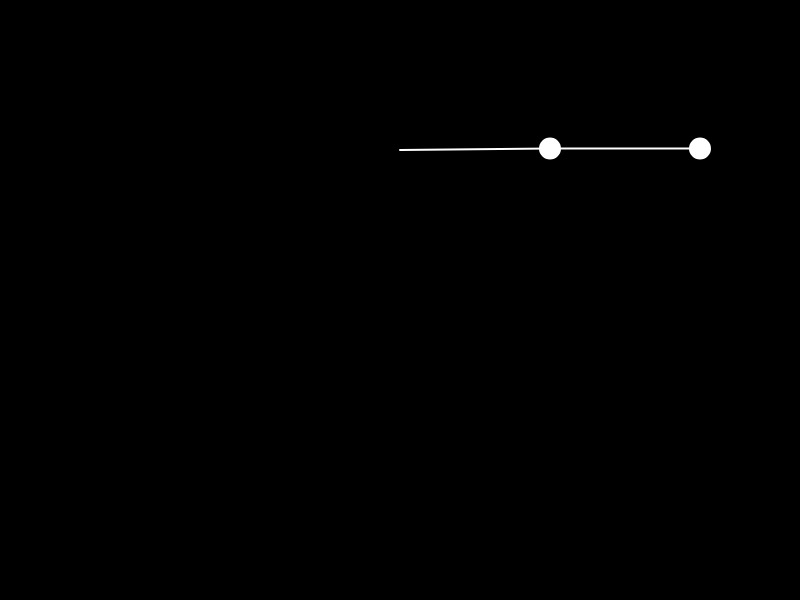
Frame 1 (no input)
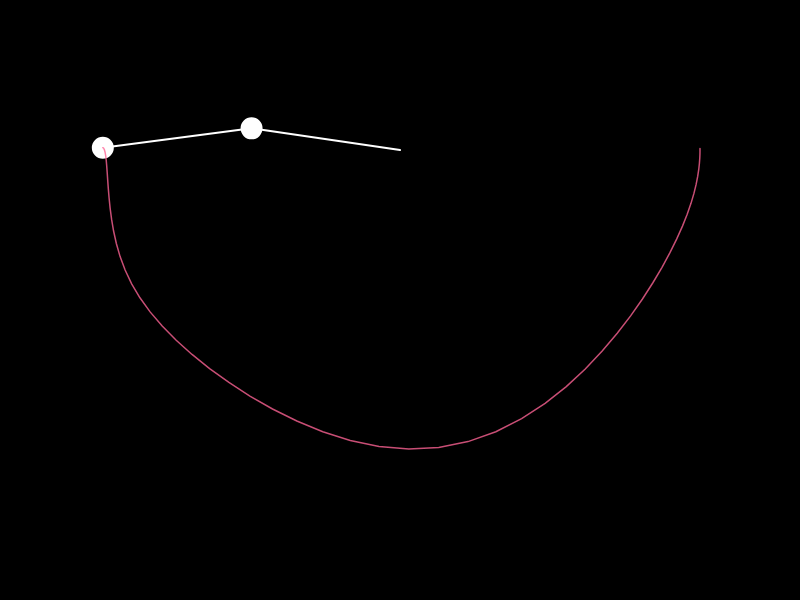
Frame 60 (no input)
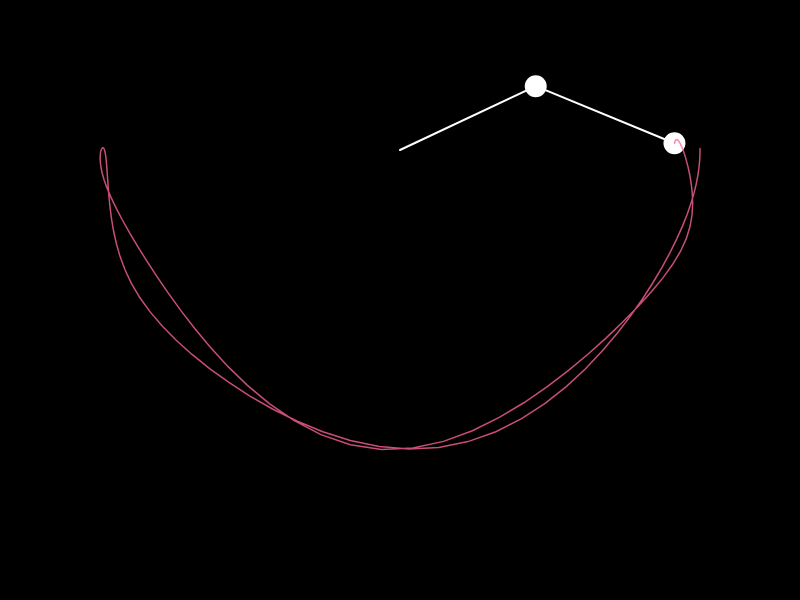
Frame 120 (the mouse pressed at the canvas centre since frame 60)

The p5.js sketch that drew these frames (run headless with seeded random() and noise() and a simulated clock; from frame 60 on, the mouse is pressed at the canvas centre):

// p5.js sketch
// ── sketch.js
let r1 = 150;
let r2 = 150;
let m1 = 10;
let m2 = 10;
let a1 = Math.PI / 2;
let a2 = Math.PI / 2;
let a1_v = 0;
let a2_v = 0;
let g = 1;

let history = []; // To store the path of the second mass

function setup() {
  createCanvas(800, 600);
  angleMode(RADIANS);
  // Initial starting angles (adjust for variation 1)
  a1 = Math.PI / 2 + 0.01; 
  a2 = Math.PI / 2;
  // Adjust length for variation 2
  // r1 = 100;
  // r2 = 200;
}

function draw() {
  background(0);
  translate(width / 2, height / 4);

  // --- Physics Calculation ---
  // Numerators for angular acceleration (a1_a, a2_a)
  let num1 = -g * (2 * m1 + m2) * Math.sin(a1);
  let num2 = -m2 * g * Math.sin(a1 - 2 * a2);
  let num3 = -2 * Math.sin(a1 - a2) * m2;
  let num4 = a2_v * a2_v * r2 + a1_v * a1_v * r1 * Math.cos(a1 - a2);
  let den = r1 * (2 * m1 + m2 - m2 * Math.cos(2 * a1 - 2 * a2));
  
  let a1_a = (num1 + num2 + num3 * num4) / den;

  num1 = 2 * Math.sin(a1 - a2);
  num2 = (a1_v * a1_v * r1 * (m1 + m2));
  num3 = g * (m1 + m2) * Math.cos(a1);
  num4 = a2_v * a2_v * r2 * m2 * Math.cos(a1 - a2);
  den = r2 * (2 * m1 + m2 - m2 * Math.cos(2 * a1 - 2 * a2));

  let a2_a = (num1 * (num2 + num3 + num4)) / den;


  // --- Position Calculation ---
  let x1 = r1 * Math.sin(a1);
  let y1 = r1 * Math.cos(a1);

  let x2 = x1 + r2 * Math.sin(a2);
  let y2 = y1 + r2 * Math.cos(a2);

  // --- Drawing ---
  // Line 1
  stroke(255);
  strokeWeight(2);
  line(0, 0, x1, y1);
  
  // Mass 1
  fill(255);
  ellipse(x1, y1, m1 * 2);

  // Line 2
  stroke(255);
  line(x1, y1, x2, y2);
  
  // Mass 2
  fill(255);
  ellipse(x2, y2, m2 * 2);
  
  // Record the path
  history.push(createVector(x2, y2));
  
  // --- Draw the Path (The Machine's Drawing) ---
  beginShape();
  stroke(255, 100, 150, 200); // Pinkish trail
  noFill();
  strokeWeight(1.5); // Adjust thickness for variation 3
  for (let i = 0; i < history.length; i++) {
    let pos = history[i];
    vertex(pos.x, pos.y);
  }
  endShape();
  
  // --- Update Angles ---
  a1_v += a1_a;
  a2_v += a2_a;
  a1 += a1_v;
  a2 += a2_v;

  // Add a slight friction/damping
  a1_v *= 0.9999; 
  a2_v *= 0.9999;

  // Keep history manageable
  if (history.length > 500) {
    history.shift();
  }
}

// *** To create 3 drawings: ***
// 1. Change the initial angles (a1, a2) in setup(). (e.g., a1 = PI/4, a2 = 0)
// 2. Change the rod lengths (r1, r2) in setup(). (e.g., r1=100, r2=200)
// 3. Change the stroke color/weight for the trail (the drawing) in draw().
